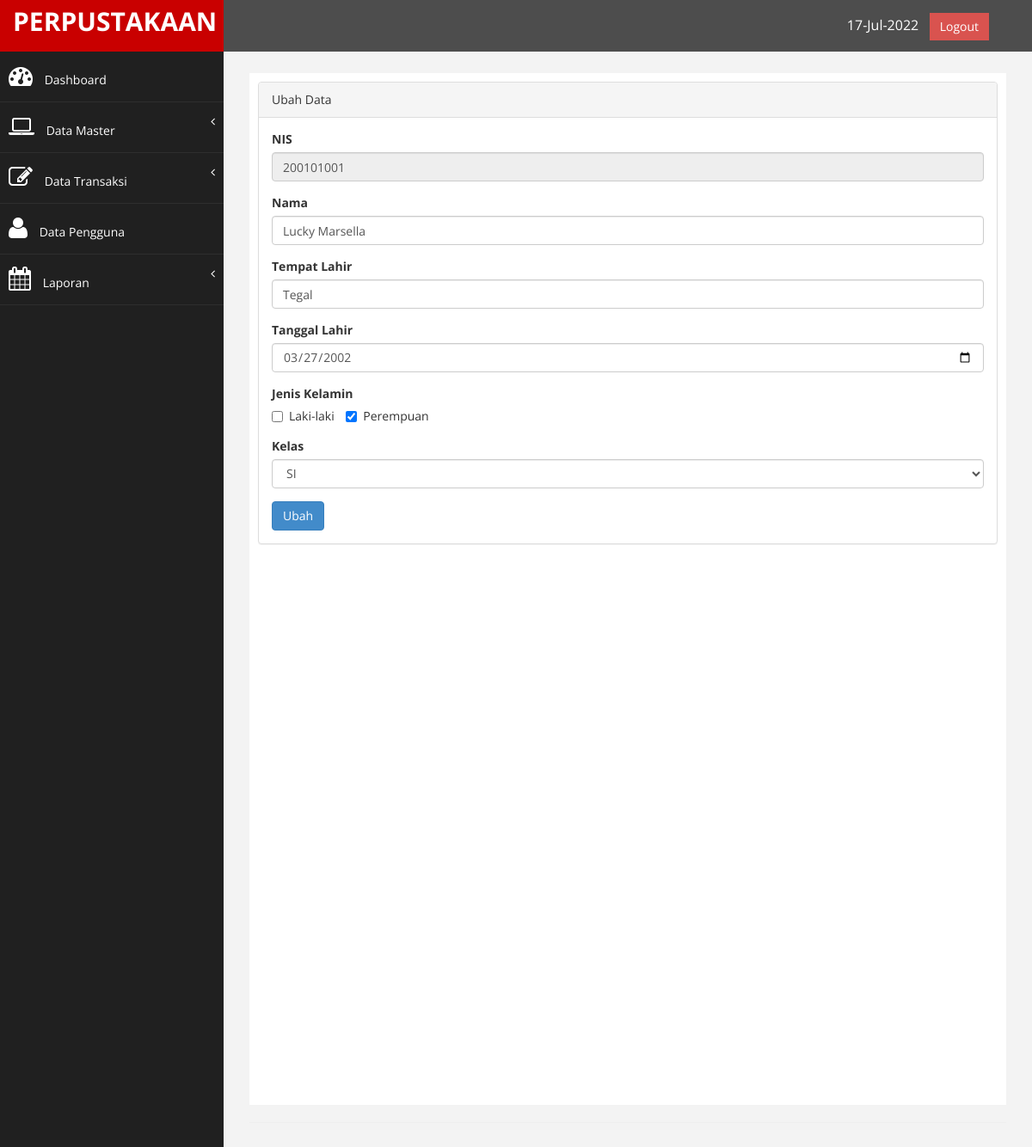
The page /index.php?page=anggota&aksi=ubah&id=200101001 (signed in) on the database its author committed.
### tables this page shows
CREATE TABLE `tb_anggota` (
  `nis` int(10) NOT NULL,
  `nama` varchar(200) NOT NULL,
  `tempat_lahir` varchar(100) NOT NULL,
  `tgl_lahir` date NOT NULL,
  `jk` enum('L','P') NOT NULL,
  `kelas` char(11) NOT NULL,
  `tgl_input` timestamp NOT NULL DEFAULT current_timestamp() ON UPDATE current_timestamp()
);

### page/anggota/ubah.php (the view, shortened to what this page needs)
<?php
	$nis = $_GET['id'];
	$sql = $koneksi->query("select * from tb_anggota where nis = '$nis'");
	$tampil = $sql->fetch_assoc();
    $jkl = $tampil['jk'];
    $kelas = $tampil['kelas'];
?>
<div class="panel panel-default">
<div class="panel-heading">
		Ubah Data
 </div>
<div class="panel-body">
    <div class="row">
        <div class="col-md-12">
            <form method="POST" >
                <div class="form-group">
                    <label>NIS</label>
                    <input class="form-control" name="nis" value="<?php echo $tampil['nis']?>" readonly/>
                </div>
                <div class="form-group">
                    <label>Nama</label>
                    <input class="form-control" name="nama" value="<?php echo $tampil['nama']?>"/>
                </div>
                <div class="form-group">
                    <label>Tempat Lahir</label>
                    <input class="form-control" name="tmpt_lahir" value="<?php echo $tampil['tempat_lahir']?>" />
                </div>
                  <div class="form-group">
                    <label>Tanggal Lahir</label>
                    <input class="form-control" type="date" name="tgl_lahir" value="<?php echo $tampil['tgl_lahir']?>"  />
                </div>
                <div class="form-group">
                    <label>Jenis Kelamin</label><br/>
                    <label class="checkbox-inline">
                        <input type="checkbox" value="l" name="jk" <?php echo($jkl== 'L' )?"checked":"";?> /> Laki-laki
                    </label>
                    <label class="checkbox-inline">
                        <input type="checkbox" value="p" name="jk" <?php echo($jkl== 'P' )?"checked":"";?> /> Perempuan
                    </label>
                </div>
                <div class="form-group">
                <label> Kelas</label>
                <select class="form-control" name="kelas">
                    <option value="SI" <?php if ($kelas=='SI') {echo "selected";} ?>>SI</option>
                </select>
                </div>
                <div>
                	<input type="submit" name="simpan" value="Ubah" class="btn btn-primary">
                </div>
         </div>
      </div>
</div>
 </div>
 </div>

### assets/css/custom.css (style rules this page uses)
body { font-family: 'Open Sans', sans-serif; }

### rows shown on the page
tb_anggota: nis "200101001", nama "Lucky Marsella", tmpt_lahir "Tegal", tgl_lahir "03/27/2002", jk "☑", kelas "SI"
